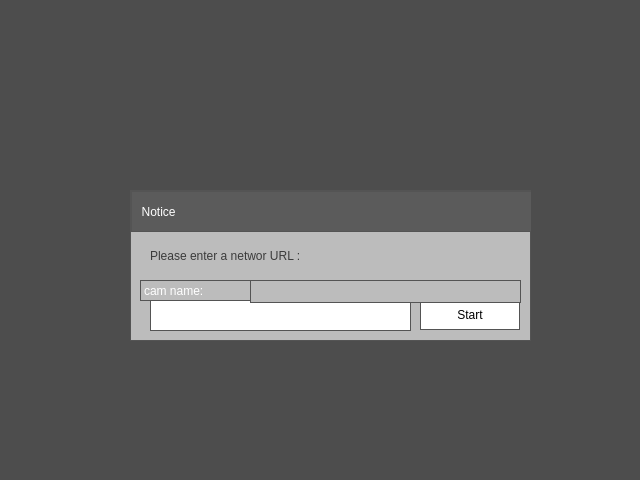
<?xml version="1.0" encoding="UTF-8"?>
<ui version="4.0">
 <class>stream_ui</class>
 <widget class="QWidget" name="stream_ui">
  <property name="geometry">
   <rect>
    <x>0</x>
    <y>0</y>
    <width>640</width>
    <height>480</height>
   </rect>
  </property>
  <property name="sizePolicy">
   <sizepolicy hsizetype="Preferred" vsizetype="Preferred">
    <horstretch>0</horstretch>
    <verstretch>0</verstretch>
   </sizepolicy>
  </property>
  <property name="minimumSize">
   <size>
    <width>150</width>
    <height>100</height>
   </size>
  </property>
  <property name="windowTitle">
   <string>Form</string>
  </property>
  <property name="styleSheet">
   <string notr="true">background-color: rgb(77, 77, 77);</string>
  </property>
  <widget class="QWidget" name="widget_2" native="true">
   <property name="geometry">
    <rect>
     <x>130</x>
     <y>190</y>
     <width>401</width>
     <height>151</height>
    </rect>
   </property>
   <property name="sizePolicy">
    <sizepolicy hsizetype="Preferred" vsizetype="Preferred">
     <horstretch>0</horstretch>
     <verstretch>0</verstretch>
    </sizepolicy>
   </property>
   <property name="styleSheet">
    <string notr="true">background-color: rgb(188, 188, 188);
border: 1px solid rgb(84, 84, 84);
</string>
   </property>
   <widget class="QPushButton" name="startBtn">
    <property name="geometry">
     <rect>
      <x>290</x>
      <y>110</y>
      <width>100</width>
      <height>30</height>
     </rect>
    </property>
    <property name="sizePolicy">
     <sizepolicy hsizetype="Preferred" vsizetype="Preferred">
      <horstretch>0</horstretch>
      <verstretch>0</verstretch>
     </sizepolicy>
    </property>
    <property name="minimumSize">
     <size>
      <width>100</width>
      <height>30</height>
     </size>
    </property>
    <property name="maximumSize">
     <size>
      <width>100</width>
      <height>45</height>
     </size>
    </property>
    <property name="styleSheet">
     <string notr="true">font: bold 9pt &quot;Sans Serif&quot;;
background-color: rgb(255, 255, 255);
border: 1px solid rgb(84, 84, 84);
</string>
    </property>
    <property name="text">
     <string>Start</string>
    </property>
   </widget>
   <widget class="QLabel" name="label_8">
    <property name="geometry">
     <rect>
      <x>1</x>
      <y>1</y>
      <width>401</width>
      <height>41</height>
     </rect>
    </property>
    <property name="sizePolicy">
     <sizepolicy hsizetype="Preferred" vsizetype="Preferred">
      <horstretch>0</horstretch>
      <verstretch>0</verstretch>
     </sizepolicy>
    </property>
    <property name="styleSheet">
     <string notr="true">color:rgb(255, 255, 255);
font: bold 9pt &quot;Sans Serif&quot;;
background-color: rgb(91, 91, 91);</string>
    </property>
    <property name="text">
     <string>  Notice</string>
    </property>
   </widget>
   <widget class="QLabel" name="label_7">
    <property name="geometry">
     <rect>
      <x>20</x>
      <y>50</y>
      <width>371</width>
      <height>31</height>
     </rect>
    </property>
    <property name="sizePolicy">
     <sizepolicy hsizetype="Preferred" vsizetype="Preferred">
      <horstretch>0</horstretch>
      <verstretch>0</verstretch>
     </sizepolicy>
    </property>
    <property name="styleSheet">
     <string notr="true">font: bold 13pt &quot;Sans Serif&quot;;
color:rgb(59, 59, 59);
border: 0px solid rgb(84, 84, 84);
</string>
    </property>
    <property name="text">
     <string>Please enter a networ URL : </string>
    </property>
   </widget>
   <widget class="QLineEdit" name="lineEdit">
    <property name="geometry">
     <rect>
      <x>20</x>
      <y>110</y>
      <width>261</width>
      <height>31</height>
     </rect>
    </property>
    <property name="sizePolicy">
     <sizepolicy hsizetype="Preferred" vsizetype="Preferred">
      <horstretch>0</horstretch>
      <verstretch>0</verstretch>
     </sizepolicy>
    </property>
    <property name="styleSheet">
     <string notr="true">background-color: rgb(255, 255, 255);
border: 1px solid rgb(84, 84, 84);
</string>
    </property>
   </widget>
   <widget class="QWidget" name="widget_3" native="true">
    <property name="enabled">
     <bool>false</bool>
    </property>
    <property name="geometry">
     <rect>
      <x>0</x>
      <y>40</y>
      <width>401</width>
      <height>111</height>
     </rect>
    </property>
    <property name="sizePolicy">
     <sizepolicy hsizetype="Preferred" vsizetype="Preferred">
      <horstretch>0</horstretch>
      <verstretch>0</verstretch>
     </sizepolicy>
    </property>
    <widget class="QLabel" name="label_13">
     <property name="geometry">
      <rect>
       <x>20</x>
       <y>40</y>
       <width>201</width>
       <height>41</height>
      </rect>
     </property>
     <property name="sizePolicy">
      <sizepolicy hsizetype="Preferred" vsizetype="Preferred">
       <horstretch>0</horstretch>
       <verstretch>0</verstretch>
      </sizepolicy>
     </property>
     <property name="styleSheet">
      <string notr="true">font: bold 11pt &quot;Sans Serif&quot;;
color:rgb(76, 76, 76);
border: 0px solid rgb(84, 84, 84);
</string>
     </property>
     <property name="text">
      <string>Streaming start ....</string>
     </property>
    </widget>
   </widget>
   <widget class="QLabel" name="label">
    <property name="geometry">
     <rect>
      <x>10</x>
      <y>90</y>
      <width>111</width>
      <height>21</height>
     </rect>
    </property>
    <property name="styleSheet">
     <string notr="true">color: rgb(255, 255, 255);</string>
    </property>
    <property name="text">
     <string>cam name:</string>
    </property>
   </widget>
   <widget class="QLineEdit" name="lineEdit_2">
    <property name="geometry">
     <rect>
      <x>120</x>
      <y>90</y>
      <width>271</width>
      <height>23</height>
     </rect>
    </property>
   </widget>
   <zorder>widget_3</zorder>
   <zorder>label_8</zorder>
   <zorder>startBtn</zorder>
   <zorder>label_7</zorder>
   <zorder>lineEdit</zorder>
   <zorder>label</zorder>
   <zorder>lineEdit_2</zorder>
  </widget>
  <widget class="QLabel" name="video_label">
   <property name="geometry">
    <rect>
     <x>0</x>
     <y>0</y>
     <width>640</width>
     <height>480</height>
    </rect>
   </property>
   <property name="sizePolicy">
    <sizepolicy hsizetype="Preferred" vsizetype="Preferred">
     <horstretch>0</horstretch>
     <verstretch>0</verstretch>
    </sizepolicy>
   </property>
   <property name="minimumSize">
    <size>
     <width>0</width>
     <height>0</height>
    </size>
   </property>
   <property name="sizeIncrement">
    <size>
     <width>1</width>
     <height>1</height>
    </size>
   </property>
   <property name="baseSize">
    <size>
     <width>640</width>
     <height>480</height>
    </size>
   </property>
   <property name="font">
    <font>
     <stylestrategy>PreferAntialias</stylestrategy>
    </font>
   </property>
   <property name="styleSheet">
    <string notr="true">background-image:url(:/images/videostreamback.png)</string>
   </property>
   <property name="text">
    <string/>
   </property>
  </widget>
  <zorder>video_label</zorder>
  <zorder>widget_2</zorder>
 </widget>
 <resources/>
 <connections/>
</ui>
